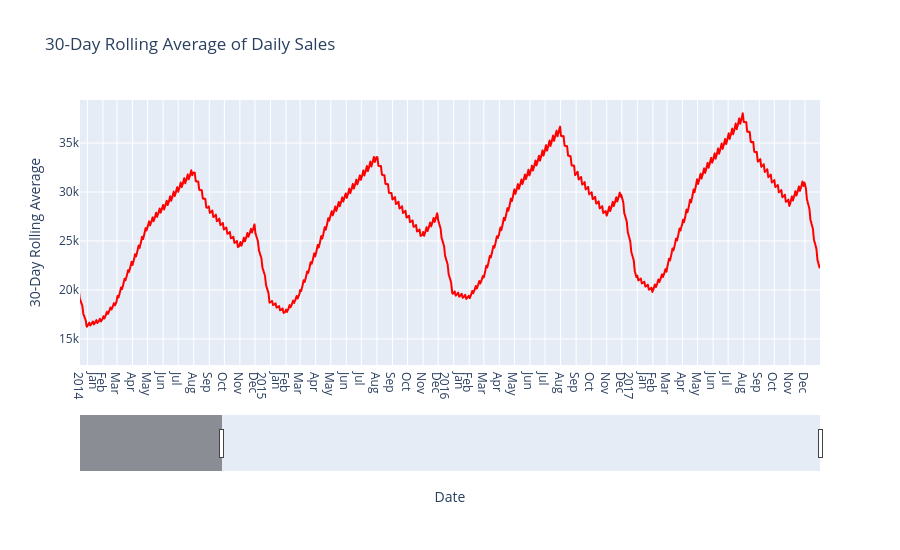

Notebook source saved alongside this figure:
### Code cell
daily_sales["rolling30"] = daily_sales["sales"].rolling(30, min_periods=1).mean()

fig = px.line(
    daily_sales, x="date", y="rolling30",
    title="30-Day Rolling Average of Daily Sales"
)
fig.update_traces(line=dict(color="red", width=2))
fig.update_xaxes(rangeslider_visible=True, dtick="M1", tickformat="%b\n%Y")
fig.update_layout(xaxis_title="Date", yaxis_title="30-Day Rolling Average", height=550)
fig.show()

### Figure 1 — Plotly figure (JSON) as saved in the notebook; plotly's stock layout.template omitted (floating-point values rounded to 4 significant figures; data arrays with more than 128 entries replaced by an {"elided": "..."} marker saying what was removed)
{"data": [{"hovertemplate": "date=%{x}<br>rolling30=%{y}<extra></extra>", "legendgroup": "", "line": {"color": "red", "dash": "solid", "width": 2}, "marker": {"symbol": "circle"}, "mode": "lines", "name": "", "showlegend": false, "type": "scattergl", "x": {"elided": "1826 str values"}, "xaxis": "x", "y": {"elided": "1826 float values"}, "yaxis": "y"}], "layout": {"height": 550, "legend": {"tracegroupgap": 0}, "title": {"text": "30-Day Rolling Average of Daily Sales"}, "xaxis": {"anchor": "y", "autorange": false, "domain": [0, 1], "dtick": "M1", "range": ["2013-12-17 06:59:56.1824", "2017-12-31"], "rangeslider": {"autorange": true, "range": ["2013-01-01", "2017-12-31"], "visible": true, "yaxis": {"_template": null, "rangemode": "match"}}, "tickformat": "%b\n%Y", "title": {"text": "Date"}, "type": "date"}, "yaxis": {"anchor": "x", "autorange": true, "domain": [0, 1], "range": [12330.0, 39390.0], "title": {"text": "30-Day Rolling Average"}, "type": "linear"}}}
